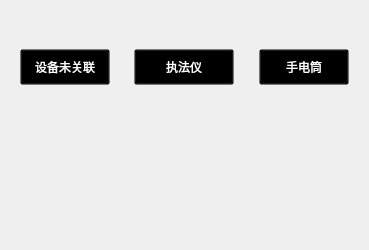
<?xml version="1.0" encoding="UTF-8"?>
<ui version="4.0">
 <class>DASBuddy</class>
 <widget class="QWidget" name="DASBuddy">
  <property name="geometry">
   <rect>
    <x>0</x>
    <y>0</y>
    <width>369</width>
    <height>250</height>
   </rect>
  </property>
  <property name="windowTitle">
   <string>Form</string>
  </property>
  <property name="styleSheet">
   <string notr="true"/>
  </property>
  <layout class="QGridLayout" name="gridLayout_2">
   <item row="0" column="0">
    <widget class="QStackedWidget" name="stackedWidget">
     <property name="sizePolicy">
      <sizepolicy hsizetype="Expanding" vsizetype="Expanding">
       <horstretch>0</horstretch>
       <verstretch>0</verstretch>
      </sizepolicy>
     </property>
     <property name="styleSheet">
      <string notr="true">QStackedWidget { 
background: transparent; 
}</string>
     </property>
     <property name="currentIndex">
      <number>0</number>
     </property>
     <widget class="QWidget" name="page">
      <property name="styleSheet">
       <string notr="true">QWidget { background: transparent; }</string>
      </property>
      <layout class="QGridLayout" name="gridLayout">
       <item row="1" column="1">
        <spacer name="horizontalSpacer_3">
         <property name="orientation">
          <enum>Qt::Horizontal</enum>
         </property>
         <property name="sizeHint" stdset="0">
          <size>
           <width>40</width>
           <height>20</height>
          </size>
         </property>
        </spacer>
       </item>
       <item row="1" column="2">
        <widget class="QPushButton" name="pushButton_zfy">
         <property name="minimumSize">
          <size>
           <width>90</width>
           <height>36</height>
          </size>
         </property>
         <property name="styleSheet">
          <string notr="true">background-image: url(:/image/firststart.png);
color:white;
font: 12pt &quot;Sans Serif&quot;;</string>
         </property>
         <property name="text">
          <string>执法仪</string>
         </property>
        </widget>
       </item>
       <item row="1" column="4">
        <widget class="QPushButton" name="pushButton_sdt">
         <property name="minimumSize">
          <size>
           <width>90</width>
           <height>36</height>
          </size>
         </property>
         <property name="styleSheet">
          <string notr="true">background-image: url(:/image/firststart.png);
color:white;
font: 12pt &quot;Sans Serif&quot;;</string>
         </property>
         <property name="text">
          <string>手电筒</string>
         </property>
        </widget>
       </item>
       <item row="0" column="2">
        <spacer name="verticalSpacer_2">
         <property name="orientation">
          <enum>Qt::Vertical</enum>
         </property>
         <property name="sizeType">
          <enum>QSizePolicy::Maximum</enum>
         </property>
         <property name="sizeHint" stdset="0">
          <size>
           <width>0</width>
           <height>20</height>
          </size>
         </property>
        </spacer>
       </item>
       <item row="2" column="0">
        <spacer name="horizontalSpacer">
         <property name="orientation">
          <enum>Qt::Horizontal</enum>
         </property>
         <property name="sizeType">
          <enum>QSizePolicy::Maximum</enum>
         </property>
         <property name="sizeHint" stdset="0">
          <size>
           <width>60</width>
           <height>0</height>
          </size>
         </property>
        </spacer>
       </item>
       <item row="2" column="4">
        <spacer name="horizontalSpacer_2">
         <property name="orientation">
          <enum>Qt::Horizontal</enum>
         </property>
         <property name="sizeType">
          <enum>QSizePolicy::Maximum</enum>
         </property>
         <property name="sizeHint" stdset="0">
          <size>
           <width>60</width>
           <height>0</height>
          </size>
         </property>
        </spacer>
       </item>
       <item row="3" column="2">
        <spacer name="verticalSpacer">
         <property name="orientation">
          <enum>Qt::Vertical</enum>
         </property>
         <property name="sizeType">
          <enum>QSizePolicy::Maximum</enum>
         </property>
         <property name="sizeHint" stdset="0">
          <size>
           <width>0</width>
           <height>20</height>
          </size>
         </property>
        </spacer>
       </item>
       <item row="2" column="2">
        <widget class="QLabel" name="labelpage1">
         <property name="styleSheet">
          <string notr="true">QLabel {  
    border-radius: 50%;
    min-width: 100px; 
    min-height: 100px; 
    max-width: 100px;
    max-height: 100px; 
    font-size: 12px;        
	color: rgb(255, 255, 255);
border-image: url(:/image/power.png);
}</string>
         </property>
         <property name="text">
          <string/>
         </property>
        </widget>
       </item>
       <item row="1" column="0">
        <widget class="QPushButton" name="devicePairButton">
         <property name="minimumSize">
          <size>
           <width>90</width>
           <height>36</height>
          </size>
         </property>
         <property name="styleSheet">
          <string notr="true">background-image: url(:/image/firststart.png);
font: 12pt &quot;Sans Serif&quot;;
color:white;</string>
         </property>
         <property name="text">
          <string>设备未关联</string>
         </property>
        </widget>
       </item>
       <item row="1" column="3">
        <spacer name="horizontalSpacer_4">
         <property name="orientation">
          <enum>Qt::Horizontal</enum>
         </property>
         <property name="sizeHint" stdset="0">
          <size>
           <width>40</width>
           <height>20</height>
          </size>
         </property>
        </spacer>
       </item>
      </layout>
     </widget>
     <widget class="QWidget" name="page_2">
      <property name="styleSheet">
       <string notr="true">QWidget { background: transparent; }</string>
      </property>
      <layout class="QGridLayout" name="gridLayout_3">
       <item row="0" column="0">
        <widget class="QLabel" name="serlabel">
         <property name="styleSheet">
          <string notr="true">QLabel {
	image: url(:/image/windownum.png);
	color: rgb(255, 255, 255);
}</string>
         </property>
         <property name="text">
          <string/>
         </property>
        </widget>
       </item>
       <item row="0" column="4">
        <widget class="QPushButton" name="prioritypushButton">
         <property name="minimumSize">
          <size>
           <width>100</width>
           <height>35</height>
          </size>
         </property>
         <property name="styleSheet">
          <string notr="true">background-image: url(:/image/firststart.png);</string>
         </property>
         <property name="text">
          <string>优先采集</string>
         </property>
        </widget>
       </item>
       <item row="1" column="0">
        <widget class="QLabel" name="perlabel">
         <property name="styleSheet">
          <string notr="true"/>
         </property>
         <property name="text">
          <string/>
         </property>
        </widget>
       </item>
       <item row="1" column="1">
        <widget class="QLabel" name="pertextlabel">
         <property name="text">
          <string/>
         </property>
        </widget>
       </item>
       <item row="2" column="0">
        <widget class="QLabel" name="devlabel">
         <property name="styleSheet">
          <string notr="true"/>
         </property>
         <property name="text">
          <string/>
         </property>
        </widget>
       </item>
       <item row="2" column="1">
        <widget class="QLabel" name="devtextlabel">
         <property name="text">
          <string/>
         </property>
        </widget>
       </item>
       <item row="2" column="4" rowspan="3">
        <widget class="QLabel" name="powerlabel">
         <property name="styleSheet">
          <string notr="true">QLabel {  
    font-size: 12px;        
	color: rgb(255, 255, 255);
border-image: url(:/image/power.png);
}  </string>
         </property>
         <property name="text">
          <string>&lt;html&gt;&lt;head/&gt;&lt;body&gt;&lt;p&gt;&lt;br/&gt;&lt;/p&gt;&lt;/body&gt;&lt;/html&gt;</string>
         </property>
        </widget>
       </item>
       <item row="3" column="0">
        <widget class="QLabel" name="namelabel">
         <property name="styleSheet">
          <string notr="true"/>
         </property>
         <property name="text">
          <string/>
         </property>
        </widget>
       </item>
       <item row="3" column="1">
        <widget class="QLabel" name="nametextlabel">
         <property name="text">
          <string/>
         </property>
        </widget>
       </item>
       <item row="4" column="0">
        <widget class="QLabel" name="sectionlabel">
         <property name="styleSheet">
          <string notr="true"/>
         </property>
         <property name="text">
          <string/>
         </property>
        </widget>
       </item>
       <item row="4" column="1">
        <widget class="QLabel" name="sectiontextlabel">
         <property name="text">
          <string/>
         </property>
        </widget>
       </item>
       <item row="5" column="0" colspan="5">
        <widget class="QProgressBar" name="uploadprogressBar">
         <property name="value">
          <number>24</number>
         </property>
        </widget>
       </item>
       <item row="6" column="0">
        <widget class="QLabel" name="acstatelabel">
         <property name="text">
          <string/>
         </property>
        </widget>
       </item>
       <item row="6" column="3">
        <widget class="QLabel" name="acspeedlabel">
         <property name="text">
          <string/>
         </property>
        </widget>
       </item>
       <item row="7" column="0">
        <widget class="QLabel" name="fileslabel">
         <property name="text">
          <string/>
         </property>
        </widget>
       </item>
       <item row="7" column="1">
        <widget class="QLabel" name="filestextlabel">
         <property name="text">
          <string/>
         </property>
        </widget>
       </item>
       <item row="7" column="2">
        <widget class="QLabel" name="uploadtimelabel">
         <property name="text">
          <string/>
         </property>
        </widget>
       </item>
       <item row="7" column="3">
        <widget class="QLabel" name="uploadtimetextlabel">
         <property name="text">
          <string/>
         </property>
        </widget>
       </item>
       <item row="6" column="4">
        <widget class="QLabel" name="totalsizeslabel">
         <property name="styleSheet">
          <string notr="true">color:red;</string>
         </property>
         <property name="text">
          <string/>
         </property>
        </widget>
       </item>
      </layout>
     </widget>
    </widget>
   </item>
  </layout>
 </widget>
 <resources/>
 <connections/>
</ui>
